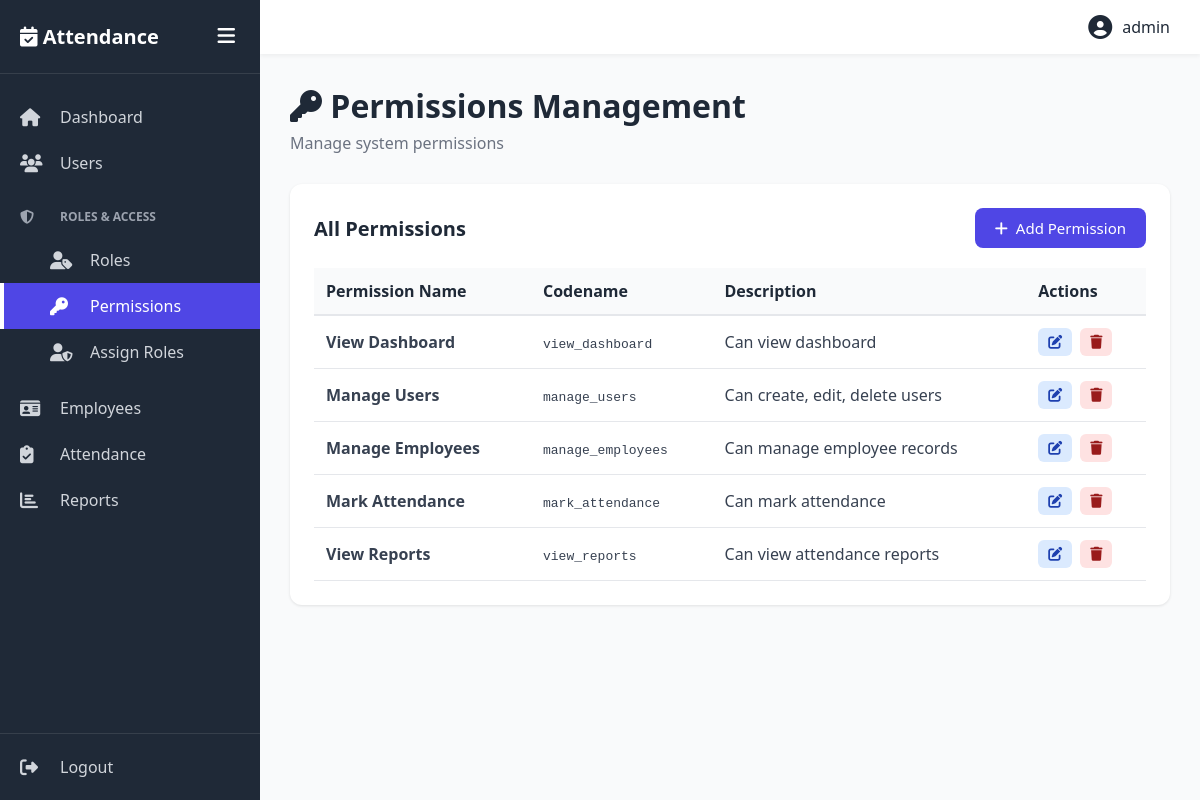
The page /permissions/ (signed in) on the database its author committed.
### accounts/models.py (models this page shows, shortened)
class Permission(models.Model):
    name = models.CharField(max_length=100, unique=True)
    codename = models.CharField(max_length=100, unique=True)
    description = models.TextField(blank=True)

### accounts/views.py (the view)
# urls.py: path('permissions/', views.permissions_list, name='permissions_list'),
@login_required
def permissions_list(request):
    permissions = Permission.objects.all()
    return render(request, 'permissions/list.html', {'permissions': permissions})

### templates/permissions/list.html (shortened to what this page needs)
{% extends 'base.html' %}
{% block content %}
<div class="page-header">
    <h1><i class="fas fa-key"></i> Permissions Management</h1>
    <p>Manage system permissions</p>
</div>
<div class="table-container">
    <div class="table-header">
        <h2>All Permissions</h2>
        <a href="{% url 'permission_create' %}" class="btn btn-primary">
            <i class="fas fa-plus"></i> Add Permission
        </a>
    </div>
    <table>
        <thead>
            <tr>
                <th>Permission Name</th>
                <th>Codename</th>
                <th>Description</th>
                <th>Actions</th>
            </tr>
        </thead>
        <tbody>
            {% for permission in permissions %}
            <tr>
                <td><strong>{{ permission.name }}</strong></td>
                <td><code>{{ permission.codename }}</code></td>
                <td>{{ permission.description|default:"-" }}</td>
                <td>
                    <div class="action-buttons">
                        <button class="action-btn action-btn-edit">
                            <i class="fas fa-edit"></i>
                        </button>
                        <button class="action-btn action-btn-delete">
                            <i class="fas fa-trash"></i>
                        </button>
                    </div>
                </td>
            </tr>
            {% empty %}
            <tr>
                <td colspan="4" style="text-align: center;">No permissions found</td>
            </tr>
            {% endfor %}
        </tbody>
    </table>
</div>
{% endblock %}

### templates/base.html (shortened to what this page needs)
{% load static %}
<!DOCTYPE html>
<html lang="en">
<head>
    <link rel="stylesheet" href="{% static 'css/style.css' %}">
    <link rel="stylesheet" href="https://cdnjs.cloudflare.com/ajax/libs/font-awesome/6.4.0/css/all.min.css">
</head>
<body>
    <div class="container">
        <aside class="sidebar" id="sidebar">
            <div class="sidebar-header">
                <h2><i class="fas fa-calendar-check"></i> Attendance</h2>
                <button class="toggle-btn" id="toggleBtn">
                    <i class="fas fa-bars"></i>
                </button>
            </div>
            <nav class="sidebar-nav">
                <a href="{% url 'dashboard' %}"
                    class="nav-item {% if request.resolver_match.url_name == 'dashboard' %}active{% endif %}">
                    <i class="fas fa-home"></i>
                    <span>Dashboard</span>
                </a>
                <a href="{% url 'users_list' %}" class="nav-item {% if 'users' in request.path %}active{% endif %}">
                    <i class="fas fa-users"></i>
                    <span>Users</span>
                </a>
                <div class="nav-group">
                    <div class="nav-group-title">
                        <i class="fas fa-shield-alt"></i>
                        <span>Roles & Access</span>
                    </div>
                    <a href="{% url 'roles_list' %}"
                        class="nav-item sub-item {% if 'roles' in request.path %}active{% endif %}">
                        <i class="fas fa-user-tag"></i>
                        <span>Roles</span>
                    </a>
                    <a href="{% url 'permissions_list' %}"
                        class="nav-item sub-item {% if 'permissions' in request.path %}active{% endif %}">
                        <i class="fas fa-key"></i>
                        <span>Permissions</span>
                    </a>
                    <a href="{% url 'user_roles' %}"
                        class="nav-item sub-item {% if 'user-roles' in request.path %}active{% endif %}">
                        <i class="fas fa-user-shield"></i>
                        <span>Assign Roles</span>
                    </a>
                </div>
                <a href="{% url 'employees_list' %}"
                    class="nav-item {% if 'employees' in request.path %}active{% endif %}">
                    <i class="fas fa-id-card"></i>
                    <span>Employees</span>
                </a>
                <a href="{% url 'attendance_list' %}"
                    class="nav-item {% if 'attendance' in request.path %}active{% endif %}">
                    <i class="fas fa-clipboard-check"></i>
                    <span>Attendance</span>
                </a>
                <a href="{% url 'reports' %}" class="nav-item {% if 'reports' in request.path %}active{% endif %}">
                    <i class="fas fa-chart-bar"></i>
                    <span>Reports</span>
                </a>
            </nav>
            <div class="sidebar-footer">
                <a href="{% url 'logout' %}" class="nav-item logout">
                    <i class="fas fa-sign-out-alt"></i>
                    <span>Logout</span>
                </a>
            </div>
        </aside>
        <main class="main-content" id="mainContent">
            <header class="top-bar">
                <div class="user-info">
                    <i class="fas fa-user-circle"></i>
                    <span>{{ user.username }}</span>
                </div>
            </header>
            <div class="content">
                {% block content %}
                {% endblock %}
            </div>
        </main>
    </div>
</body>
</html>

### static/css/style.css (style rules this page uses)
* { margin: 0; padding: 0; box-sizing: border-box; }
:root { --primary: #4f46e5; --success: #10b981; --warning: #f59e0b; --danger: #ef4444; --info: #3b82f6; --dark: #1f2937; --light: #f3f4f6; --sidebar-width: 260px; --sidebar-collapsed: 70px; }
body { font-family: 'Segoe UI', Tahoma, Geneva, Verdana, sans-serif; background: #f9fafb; color: #374151; }
.container { display: flex; min-height: 100vh; }
.sidebar { width: var(--sidebar-width); background: var(--dark); color: white; display: flex; flex-direction: column; transition: width 0.3s ease; position: fixed; height: 100vh; overflow-y: auto; z-index: 1000; }
.sidebar-header { padding: 20px; display: flex; align-items: center; justify-content: space-between; border-bottom: 1px solid rgba(255, 255, 255, 0.1); }
.sidebar-header h2 { font-size: 20px; white-space: nowrap; overflow: hidden; }
.toggle-btn { background: none; border: none; color: white; font-size: 20px; cursor: pointer; padding: 5px; }
.sidebar-nav { flex: 1; padding: 20px 0; }
.nav-item { display: flex; align-items: center; padding: 12px 20px; color: #d1d5db; text-decoration: none; transition: all 0.3s; position: relative; }
.nav-item i { font-size: 18px; width: 30px; }
.nav-item span { margin-left: 10px; white-space: nowrap; }
.nav-item.active { background: var(--primary); color: white; }
.nav-item.active::before { content: ''; position: absolute; left: 0; top: 0; bottom: 0; width: 4px; background: white; }
.nav-group { margin: 10px 0; }
.nav-group-title { padding: 12px 20px; color: #9ca3af; font-size: 12px; text-transform: uppercase; font-weight: 600; display: flex; align-items: center; }
.nav-group-title i { font-size: 14px; width: 30px; }
.nav-group-title span { margin-left: 10px; }
.sub-item { padding-left: 50px; }
.sidebar-footer { border-top: 1px solid rgba(255, 255, 255, 0.1); padding: 10px 0; }
.main-content { flex: 1; margin-left: var(--sidebar-width); transition: margin-left 0.3s ease; }
.top-bar { background: white; padding: 15px 30px; box-shadow: 0 2px 4px rgba(0, 0, 0, 0.05); display: flex; justify-content: flex-end; align-items: center; }
.user-info { display: flex; align-items: center; gap: 10px; color: var(--dark); }
.user-info i { font-size: 24px; }
.content { padding: 30px; }
.page-header { margin-bottom: 30px; }
.page-header h1 { font-size: 32px; color: var(--dark); margin-bottom: 5px; }
.page-header p { color: #6b7280; }
.btn { padding: 10px 20px; border: none; border-radius: 8px; font-size: 15px; font-weight: 500; cursor: pointer; transition: all 0.3s; display: inline-flex; align-items: center; gap: 8px; text-decoration: none; }
.btn-primary { background: var(--primary); color: white; }
.table-container { background: white; border-radius: 12px; padding: 24px; box-shadow: 0 1px 3px rgba(0, 0, 0, 0.1); overflow-x: auto; }
.table-header { display: flex; justify-content: space-between; align-items: center; margin-bottom: 20px; flex-wrap: wrap; gap: 15px; }
.table-header h2 { font-size: 20px; color: var(--dark); }
table { width: 100%; border-collapse: collapse; }
thead { background: #f9fafb; }
th { padding: 12px; text-align: left; font-weight: 600; color: var(--dark); border-bottom: 2px solid #e5e7eb; }
td { padding: 12px; border-bottom: 1px solid #e5e7eb; }
.action-buttons { display: flex; gap: 8px; }
.action-btn { padding: 6px 10px; border: none; border-radius: 6px; cursor: pointer; font-size: 14px; transition: all 0.3s; }
.action-btn i { pointer-events: none; }
.action-btn-edit { background: #dbeafe; color: #1e40af; }
.action-btn-delete { background: #fee2e2; color: #991b1b; }

### rows shown on the page
Permission: name "View Dashboard", codename "view_dashboard", description "Can view dashboard"
Permission: name "Manage Users", codename "manage_users", description "Can create, edit, delete users"
Permission: name "Manage Employees", codename "manage_employees", description "Can manage employee records"
Permission: name "Mark Attendance", codename "mark_attendance", description "Can mark attendance"
Permission: name "View Reports", codename "view_reports", description "Can view attendance reports"

### other values the page prints
{{ user.username }} "admin"
